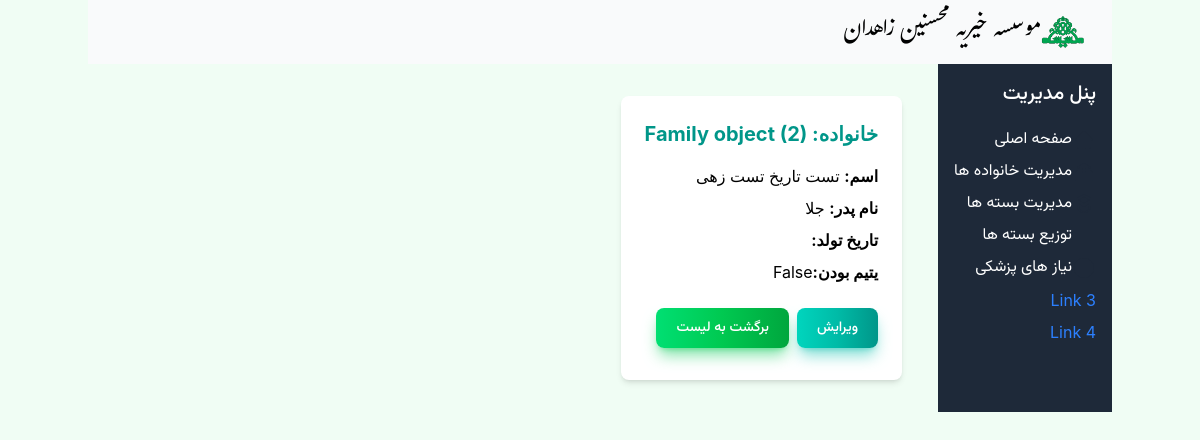
/families/1/member, run on the app's committed database.
### Mohsenin/models.py (models this page shows, shortened)
class Person(models.Model):
    family = models.ForeignKey(Family, related_name='members', on_delete=models.CASCADE)
    first_name = models.CharField('نام',max_length=50)
    last_name = models.CharField('نام خانوادگی',max_length=50)
    father_name = models.CharField('', max_length=50)
    national_id = models.CharField('شماره ملی', max_length=10)
    birth_date = models.DateField('تاریخ تولد') #TODO: USE django-jalali
    is_orphan = models.BooleanField('یتیم')
    is_guardian = models.BooleanField(default=False)

class Family(models.Model):
    doc_code = models.IntegerField('شماره پرونده')
    need_level = models.IntegerField('سطح نیاز', default=1, choices=NEED_LEVEL_CHOICE)
    family_type = models.IntegerField('نوع نیازمندی', default=1, choices=FAMILY_TYPE_CHOICES)
    guardian = models.ForeignKey('Person', verbose_name='سرپرست خانوار', on_delete=models.SET_NULL, related_name='guardianship', null=True)
    address = models.CharField('آدرس',max_length=255)
    contact_number = models.CharField('شماره تماس',max_length=15, blank=True, null=True)
    postal_code = models.CharField('کدپستی',max_length=10, blank=True, null= True)
    distlist = models.ForeignKey(Dist, verbose_name='لیست توزیع',on_delete=models.SET_NULL, null=True)
    is_active = models.BooleanField('تحت پوشش',default=True)  # To track if the family is currently receiving support

### Mohsenin/views.py (the view)
# urls.py: path('families/<int:pk>/member', views.PersonDetailView.as_view(), name='person_detail'),
class PersonDetailView(View):
    template_name = 'Person/person_detail.html'
    def get(self, request, pk):
        persons = get_object_or_404(Person, pk=pk)
        persons.birth_date = conver_solar_date(persons.birth_date)
        context = {
            'person': persons,
        }
        return render(request, self.template_name, context)

### Mohsenin/views.py (called while the page is built)
def conver_solar_date(date):
    return jdatetime.datetime.fromgregorian(datetime=date).strftime("%Y/%m/%d")

### Mohsenin/templates/Person/person_detail.html
{% extends "base.html" %}
{% block content %}
<div class="container mx-auto py-8 px-4">
    <div class="bg-white rounded-lg shadow-md p-6">
        <h2 class="text-xl font-bold text-teal-600 mb-4">خانواده: {{ person.family }} </h2>
        <p class="mb-2"><strong>اسم:</strong> {{ person.first_name }} {{ person.last_name }}</p>
        <p class="mb-2"><strong>نام پدر:</strong> {{ person.father_name }}</p>
        <p class="mb-2"><strong>تاریخ تولد:</strong> {{ person.birth_date }}</p>
        <p class="mb-2"><strong>یتیم بودن:</strong>{{ person.is_orphan }}</p>
        <div class="mt-6 flex space-x-4">
            <a href="{% url 'person_edit' person.family.id person.id %}" class="text-white bg-gradient-to-r from-teal-400 via-teal-500 to-teal-600 hover:bg-gradient-to-br focus:ring-4 focus:outline-none focus:ring-teal-300 dark:focus:ring-teal-800 shadow-lg shadow-teal-500/50 dark:shadow-lg dark:shadow-teal-800/80 vazir-medium rounded-lg text-sm px-5 py-2.5 text-center me-2 mb-2">ویرایش </a>
            <a href="{% url 'person_list' person.family.id %}" class="text-white bg-gradient-to-r from-green-400 via-green-500 to-green-600 hover:bg-gradient-to-br focus:ring-4 focus:outline-none focus:ring-green-300 dark:focus:ring-green-800 shadow-lg shadow-green-500/50 dark:shadow-lg dark:shadow-green-800/80 vazir-medium rounded-lg text-sm px-5 py-2.5 text-center me-2 mb-2">برگشت به لیست </a>
        </div>
    </div>
</div>
{% endblock %}

### data on the page
Person: family "Family object (2)", first_name "تست تاریخ", last_name "تست زهی", father_name "جلا", is_orphan "False"
